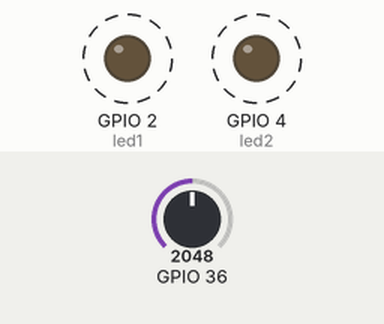
Bench run of a program on a simulated ESP32. Parts: output pins drawn as LEDs (lit = HIGH). Dashed ring = blinking. The inputs (shaded band) are chosen by the test bench; at power-on: GPIO 36 = 2048. What the program prints to the serial monitor is not drawn.

Above: at 1.55 s.
Timing chart, 0 to 6.1 s (numbered marks = the images above):
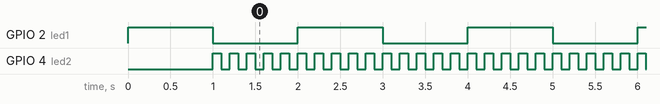

Measured:
- by itself, GPIO 2 (led1): alternates HIGH for 1.0 s and LOW for 1.0 s
- by itself, GPIO 4 (led2): alternates HIGH for 0.10 s and LOW for 0.10 s

The program:

main.cpp
```cpp
#include <Arduino.h>

/*-----------------
  Oséias Farias
-----------------*/

// Tarefas
TaskHandle_t Task1;
TaskHandle_t Task2;
TaskHandle_t Task3;

// LED pins
const int led1 = 2;
const int led2 = 4;

void Tarefa1( void * pvParameters );
void Tarefa2( void * pvParameters );
void ler_tensao( void * pvParameters );

void setup() {
    Serial.begin(115200);
    pinMode(led1, OUTPUT);
    pinMode(led2, OUTPUT);

    xTaskCreatePinnedToCore(
        Tarefa1,      /* Função para implementar a tarefa */
        "Tarefa1",
        10000,
        NULL,
        1,
        &Task1,
        0
  );
  delay(500);

  xTaskCreatePinnedToCore(
        ler_tensao,      /* Função para implementar a tarefa */
        "Tarefa3",
        10000,
        NULL,
        2,
        &Task1,
        0
  );
  delay(500);

  xTaskCreatePinnedToCore(
        Tarefa2,      /* Função para implementar a tarefa */
        "Tarefa2",
        10000,
        NULL,
        1,
        &Task2,
        1
  );
  delay(500);
}

//Tarefa1: Pisca o LED a cada 1000 ms
void Tarefa1( void * pvParameters ){
  Serial.print("Tarefa 1: rodando no núcleo 0");
  Serial.println(xPortGetCoreID());

  for(;;){
    Serial.print("Tarefa 1: rodando no núcleo 0");
    Serial.println(xPortGetCoreID());
    digitalWrite(led1, HIGH);
    delay(1000);
    digitalWrite(led1, LOW);
    delay(1000);
  }
}

//Tarefa1: Pisca o LED a cada 700 ms
void Tarefa2( void * pvParameters ){
  Serial.print("Tarefa 1: rodando no núcleo 1");
  Serial.println(xPortGetCoreID());

  for(;;){
    digitalWrite(led2, HIGH);
    delay(100);
    digitalWrite(led2, LOW);
    delay(100);
  }
}

void ler_tensao( void * pvParameters ){
  // Lê a entrada no pino analógico ADC1_0:

  int potenciometro;
  for(;;){
        potenciometro = analogRead(A0);
        Serial.print("Tensão Quantizada: ");
        Serial.println(potenciometro);
        delay(500);
  }
}

void loop() {
}
```
